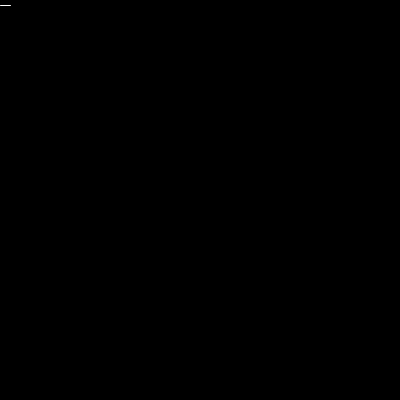
Frame 1 (no input)
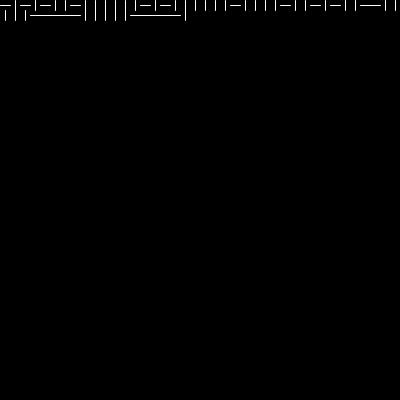
Frame 60 (the mouse pressed at the canvas centre just before this capture)
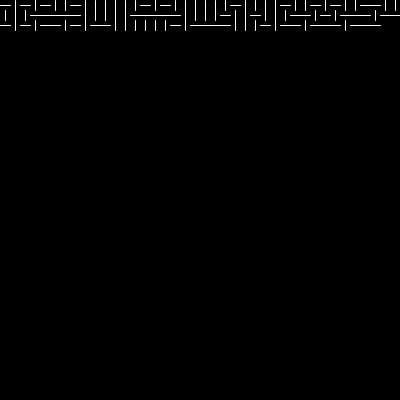
Frame 120 (the mouse held since frame 60 and released just before this capture)

The Processing sketch that drew these frames (run headless with seeded random() and noise(); from frame 60 on, the mouse is pressed at the canvas centre):

// Processing sketch: sk_10print
// ── sk_10print.pde
/*
    sk_10print
*/

void setup() {
    size(400, 400);
    background(0);
    frameRate(240);
    //pixelDensity(2);
}

int x = 0;
int y = 0;
int d = 10;

void draw() {
    stroke(255);
    if (random(1) < 0.5) {
        line(x + d*0.5, y, x + d*0.5, y + d);
    } else {
        line(x, y + d*0.5, x + d, y + d*0.5);
    }

    x += d;
    if (x > width) {
        x = 0;
        y += d;
    }
    if (y > height) {
        noLoop();
    }
}

// Save image on click
    String picTitle = "sk_10print";
    int picNum = 1;
    void mouseClicked() {
        save("proc-" + picTitle + picNum + ".png");
        picNum++;
        //exit();
    }
